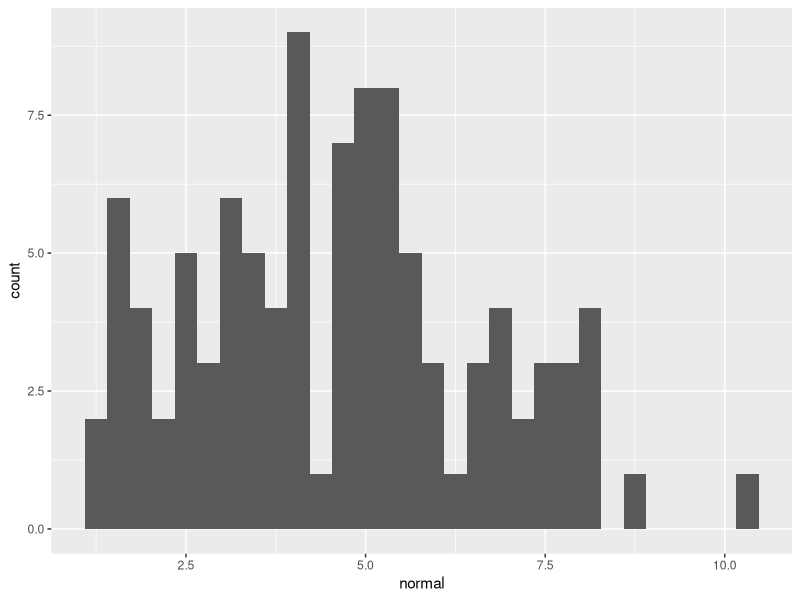

Here is the R script that generated this plot:
## ---- chunk 1
knitr::opts_chunk$set(
  warning = FALSE, # keine Warnungen
  message = FALSE, # keine Nachrichten
  echo = TRUE, # Code wird auch abgebildet
  comment = "#>", # so kann man Kommentare als solche kennzeichnen
  fig.path = "../figures/" # hier werden Bilder gespeichert
)

## ---- chunk 2
library(palmerpenguins)
data("penguins")

## ---- chunk 3

body_mass_g_mean <- mean(penguins$body_mass_g) # Hiermit wird der Mittelwert berechnet. (alle Werte zusammengerechnet / Anzahl der Werte)
body_mass_g_med <- median(penguins$body_mass_g) #das ist die Berechnung des Medians. 
table(penguins$body_mass_g) #hiermit kann man sich anschauen, wie häufig jeder Wert vorkommt (was der Modus ist)
body_mass_g_sd <- sd(penguins$body_mass_g) #Standardabweichung
body_mass_g_var <- var(penguins$body_mass_g) # Varianz
body_mass_g_range <- range(penguins$body_mass_g) # kleinster und größter Wert

## Aufgabe: Andere Variablen ebenso erkunden. Unklar welche? Schaut euch die Tabelle penguins mit View() an und entscheidet, welche sich eignen würden. 
## ---- chunk 4

# Funktion schreiben
getmode <- function(v) { # die Funktion heißt getmode und wird auf einen Vektor v angewendet
   uniqv <- unique(v) # die einzelnen Werte des Vektors (ohne Dopplungen) werden in einem Vektor uniqv gesammelt 
   uniqv[which.max(tabulate(match(v, uniqv)))] # welcher maximale Wert entsteht, wenn ich zähle, wie häufig die Werte von uniqv in v vorkommen (das ist der Modus)
}

mod_body_mass_g <- getmode(penguins$body_mass_g) # Modus 

## ---- chunk 5
normal <- rnorm(100, mean=5, sd=2)
## ---- chunk 6
library(ggplot2)
ggplot()+
  geom_histogram(aes(x = normal))
